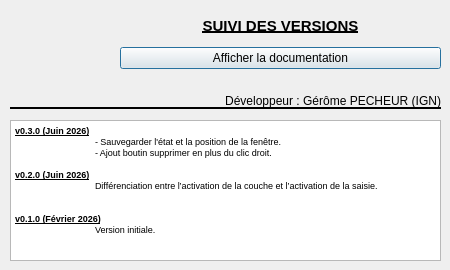
<?xml version="1.0" encoding="UTF-8"?>
<ui version="4.0">
 <class>DialogAide</class>
 <widget class="QDialog" name="DialogAide">
  <property name="geometry">
   <rect>
    <x>0</x>
    <y>0</y>
    <width>450</width>
    <height>270</height>
   </rect>
  </property>
  <property name="minimumSize">
   <size>
    <width>450</width>
    <height>270</height>
   </size>
  </property>
  <property name="maximumSize">
   <size>
    <width>450</width>
    <height>270</height>
   </size>
  </property>
  <property name="windowTitle">
   <string>A propos du plugin</string>
  </property>
  <property name="windowIcon">
   <iconset>
    <normaloff>icons/icon_principal.PNG</normaloff>icons/icon_principal.PNG</iconset>
  </property>
  <widget class="QLabel" name="label_2">
   <property name="geometry">
    <rect>
     <x>10</x>
     <y>10</y>
     <width>101</width>
     <height>91</height>
    </rect>
   </property>
   <property name="text">
    <string/>
   </property>
   <property name="pixmap">
    <pixmap>icons/logo_IGN.png</pixmap>
   </property>
   <property name="scaledContents">
    <bool>true</bool>
   </property>
  </widget>
  <widget class="Line" name="line">
   <property name="geometry">
    <rect>
     <x>10</x>
     <y>100</y>
     <width>431</width>
     <height>16</height>
    </rect>
   </property>
   <property name="frameShadow">
    <enum>QFrame::Plain</enum>
   </property>
   <property name="lineWidth">
    <number>2</number>
   </property>
   <property name="orientation">
    <enum>Qt::Horizontal</enum>
   </property>
  </widget>
  <widget class="QLabel" name="label_4">
   <property name="geometry">
    <rect>
     <x>130</x>
     <y>90</y>
     <width>311</width>
     <height>21</height>
    </rect>
   </property>
   <property name="text">
    <string>Développeur : Gérôme PECHEUR (IGN)</string>
   </property>
   <property name="alignment">
    <set>Qt::AlignRight|Qt::AlignTrailing|Qt::AlignVCenter</set>
   </property>
  </widget>
  <widget class="QTextEdit" name="textEdit">
   <property name="geometry">
    <rect>
     <x>10</x>
     <y>120</y>
     <width>431</width>
     <height>141</height>
    </rect>
   </property>
   <property name="readOnly">
    <bool>true</bool>
   </property>
   <property name="html">
    <string>&lt;!DOCTYPE HTML PUBLIC &quot;-//W3C//DTD HTML 4.0//EN&quot; &quot;http://www.w3.org/TR/REC-html40/strict.dtd&quot;&gt;
&lt;html&gt;&lt;head&gt;&lt;meta name=&quot;qrichtext&quot; content=&quot;1&quot; /&gt;&lt;style type=&quot;text/css&quot;&gt;
p, li { white-space: pre-wrap; }
&lt;/style&gt;&lt;/head&gt;&lt;body style=&quot; font-family:'MS Shell Dlg 2'; font-size:8.25pt; font-weight:400; font-style:normal;&quot;&gt;
&lt;p style=&quot; margin-top:0px; margin-bottom:0px; margin-left:0px; margin-right:0px; -qt-block-indent:0; text-indent:0px;&quot;&gt;&lt;span style=&quot; font-size:7pt; font-weight:600; text-decoration: underline;&quot;&gt;v0.3.0 (Juin 2026)&lt;/span&gt;&lt;/p&gt;
&lt;p style=&quot; margin-top:0px; margin-bottom:0px; margin-left:0px; margin-right:0px; -qt-block-indent:0; text-indent:0px;&quot;&gt;&lt;span style=&quot; font-size:7pt;&quot;&gt;	- Sauvegarder l'état et la position de la fenêtre.&lt;/span&gt;&lt;/p&gt;
&lt;p style=&quot; margin-top:0px; margin-bottom:0px; margin-left:0px; margin-right:0px; -qt-block-indent:0; text-indent:0px;&quot;&gt;&lt;span style=&quot; font-size:7pt;&quot;&gt;	- Ajout boutin supprimer en plus du clic droit.&lt;/span&gt;&lt;/p&gt;
&lt;p style=&quot;-qt-paragraph-type:empty; margin-top:0px; margin-bottom:0px; margin-left:0px; margin-right:0px; -qt-block-indent:0; text-indent:0px; font-size:7pt;&quot;&gt;&lt;br /&gt;&lt;/p&gt;
&lt;p style=&quot; margin-top:0px; margin-bottom:0px; margin-left:0px; margin-right:0px; -qt-block-indent:0; text-indent:0px;&quot;&gt;&lt;span style=&quot; font-size:7pt; font-weight:600; text-decoration: underline;&quot;&gt;v0.2.0 (Juin 2026)&lt;/span&gt;&lt;/p&gt;
&lt;p style=&quot; margin-top:0px; margin-bottom:0px; margin-left:0px; margin-right:0px; -qt-block-indent:0; text-indent:0px;&quot;&gt;&lt;span style=&quot; font-size:7pt;&quot;&gt;	Différenciation entre l’activation de la couche et l’activation de la saisie.&lt;/span&gt;&lt;/p&gt;
&lt;p style=&quot;-qt-paragraph-type:empty; margin-top:0px; margin-bottom:0px; margin-left:0px; margin-right:0px; -qt-block-indent:0; text-indent:0px; font-size:7pt;&quot;&gt;&lt;br /&gt;&lt;/p&gt;
&lt;p style=&quot;-qt-paragraph-type:empty; margin-top:0px; margin-bottom:0px; margin-left:0px; margin-right:0px; -qt-block-indent:0; text-indent:0px; font-size:7pt;&quot;&gt;&lt;br /&gt;&lt;/p&gt;
&lt;p style=&quot; margin-top:0px; margin-bottom:0px; margin-left:0px; margin-right:0px; -qt-block-indent:0; text-indent:0px;&quot;&gt;&lt;span style=&quot; font-size:7pt; font-weight:600; text-decoration: underline;&quot;&gt;v0.1.0 (Février 2026)&lt;/span&gt;&lt;/p&gt;
&lt;p style=&quot; margin-top:0px; margin-bottom:0px; margin-left:0px; margin-right:0px; -qt-block-indent:0; text-indent:0px;&quot;&gt;&lt;span style=&quot; font-size:7pt;&quot;&gt;	Version initiale.&lt;/span&gt;&lt;/p&gt;&lt;/body&gt;&lt;/html&gt;</string>
   </property>
  </widget>
  <widget class="QWidget" name="verticalLayoutWidget">
   <property name="geometry">
    <rect>
     <x>120</x>
     <y>10</y>
     <width>321</width>
     <height>59</height>
    </rect>
   </property>
   <layout class="QVBoxLayout" name="verticalLayout">
    <item>
     <widget class="QLabel" name="label">
      <property name="font">
       <font>
        <pointsize>11</pointsize>
        <weight>75</weight>
        <bold>true</bold>
        <underline>true</underline>
       </font>
      </property>
      <property name="text">
       <string>SUIVI DES VERSIONS</string>
      </property>
      <property name="alignment">
       <set>Qt::AlignCenter</set>
      </property>
     </widget>
    </item>
    <item>
     <widget class="QPushButton" name="pushButtonAffichedoc">
      <property name="text">
       <string>Afficher la documentation</string>
      </property>
     </widget>
    </item>
   </layout>
  </widget>
 </widget>
 <resources/>
 <connections/>
</ui>
